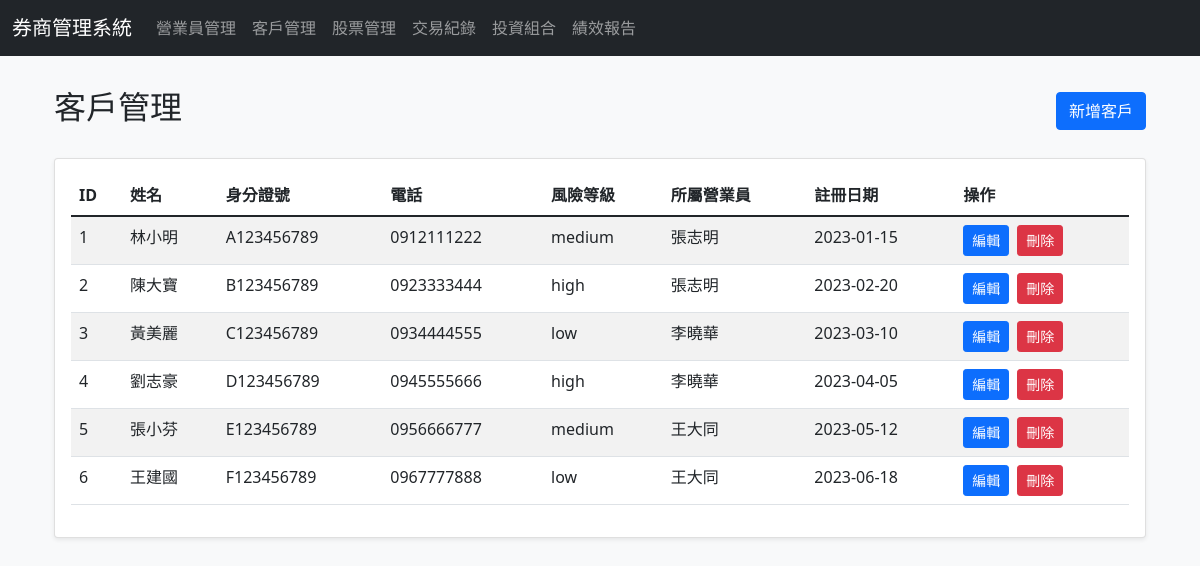
/clients.php, run on the app's committed database.
### tables this page shows
CREATE TABLE clients (
    client_id INT PRIMARY KEY AUTO_INCREMENT,
    broker_id INT,
    name VARCHAR(50) NOT NULL,
    id_number VARCHAR(20) UNIQUE NOT NULL,
    phone VARCHAR(20),
    risk_level ENUM('low', 'medium', 'high') DEFAULT 'medium',
    registration_date DATE,
    FOREIGN KEY (broker_id) REFERENCES brokers(broker_id)
);

CREATE TABLE brokers (
    broker_id INT PRIMARY KEY AUTO_INCREMENT,
    name VARCHAR(50) NOT NULL,
    employee_number VARCHAR(20) UNIQUE NOT NULL,
    phone VARCHAR(20),
    branch_office VARCHAR(50),
    status ENUM('active', 'inactive') DEFAULT 'active',
    created_at TIMESTAMP DEFAULT CURRENT_TIMESTAMP
);

### clients.php (the view, shortened to what this page needs)
<?php
include 'includes/connect.php';
include 'includes/header.php';
?>
<div class="container">
    <div class="row mb-4">
        <div class="col-md-12 d-flex justify-content-between align-items-center">
            <h2>客戶管理</h2>
            <button type="button" class="btn btn-primary" data-bs-toggle="modal" data-bs-target="#addClientModal">
                新增客戶
            </button>
        </div>
    </div>
    <div class="card">
        <div class="card-body">
            <table class="table table-striped" id="clientsTable">
                <thead>
                    <tr>
                        <th>ID</th>
                        <th>姓名</th>
                        <th>身分證號</th>
                        <th>電話</th>
                        <th>風險等級</th>
                        <th>所屬營業員</th>
                        <th>註冊日期</th>
                        <th>操作</th>
                    </tr>
                </thead>
                <tbody>
                    <?php
                    $result = $db->query("SELECT c.*, b.name as broker_name
                                        FROM clients c
                                        LEFT JOIN brokers b ON c.broker_id = b.broker_id
                                        ORDER BY c.client_id");
                    while ($row = $result->fetch_assoc()) {
                        echo "<tr>";
                        echo "<td>" . $row['client_id'] . "</td>";
                        echo "<td>" . $row['name'] . "</td>";
                        echo "<td>" . $row['id_number'] . "</td>";
                        echo "<td>" . $row['phone'] . "</td>";
                        echo "<td>" . $row['risk_level'] . "</td>";
                        echo "<td>" . $row['broker_name'] . "</td>";
                        echo "<td>" . $row['registration_date'] . "</td>";
                        echo "<td>
                                <button class='btn btn-sm btn-primary me-1' onclick='editClient(" . json_encode($row) . ")'>編輯</button>
                                <button class='btn btn-sm btn-danger' onclick='deleteClient(" . $row['client_id'] . ")'>刪除</button>
                              </td>";
                        echo "</tr>";
                    }
                    ?>
                </tbody>
            </table>
        </div>
    </div>
</div>
<?php include 'includes/footer.php'; ?>

### includes/header.php (shortened to what this page needs)
<!DOCTYPE html>
<html lang="zh-TW">
<head>
    <link href="https://cdn.jsdelivr.net/npm/bootstrap@5.1.3/dist/css/bootstrap.min.css" rel="stylesheet">
    <link href="https://cdn.datatables.net/1.11.5/css/dataTables.bootstrap5.min.css" rel="stylesheet">
    <link href="css/style.css" rel="stylesheet">
</head>
<body>
    <nav class="navbar navbar-expand-lg navbar-dark bg-dark">
        <div class="container-fluid">
            <a class="navbar-brand" href="index.php">券商管理系統</a>
            <div class="collapse navbar-collapse" id="navbarNav">
                <ul class="navbar-nav">
                    <li class="nav-item">
                        <a class="nav-link" href="brokers.php">營業員管理</a>
                    </li>
                    <li class="nav-item">
                        <a class="nav-link" href="clients.php">客戶管理</a>
                    </li>
                    <li class="nav-item">
                        <a class="nav-link" href="stocks.php">股票管理</a>
                    </li>
                    <li class="nav-item">
                        <a class="nav-link" href="transactions.php">交易紀錄</a>
                    </li>
                    <li class="nav-item">
                        <a class="nav-link" href="portfolios.php">投資組合</a>
                    </li>
                    <li class="nav-item">
                        <a class="nav-link" href="reports.php">績效報告</a>
                    </li>
                </ul>
            </div>
        </div>
    </nav>
    <div class="container mt-4">

### includes/footer.php (shortened to what this page needs)
    </div>
</body>
</html>

### css/style.css (style rules this page uses)
body { background-color: #f8f9fa; }
.card { box-shadow: 0 0.125rem 0.25rem rgba(0, 0, 0, 0.075); margin-bottom: 1.5rem; }
.navbar { margin-bottom: 2rem; }

### data on the page
clients: client_id "1", name "林小明", id_number "A123456789", phone "0912111222", risk_level "medium", broker.name "張志明", registration_date "2023-01-15"
clients: client_id "2", name "陳大寶", id_number "B123456789", phone "0923333444", risk_level "high", broker.name "張志明", registration_date "2023-02-20"
clients: client_id "3", name "黃美麗", id_number "C123456789", phone "0934444555", risk_level "low", broker.name "李曉華", registration_date "2023-03-10"
clients: client_id "4", name "劉志豪", id_number "D123456789", phone "0945555666", risk_level "high", broker.name "李曉華", registration_date "2023-04-05"
clients: client_id "5", name "張小芬", id_number "E123456789", phone "0956666777", risk_level "medium", broker.name "王大同", registration_date "2023-05-12"
clients: client_id "6", name "王建國", id_number "F123456789", phone "0967777888", risk_level "low", broker.name "王大同", registration_date "2023-06-18"
